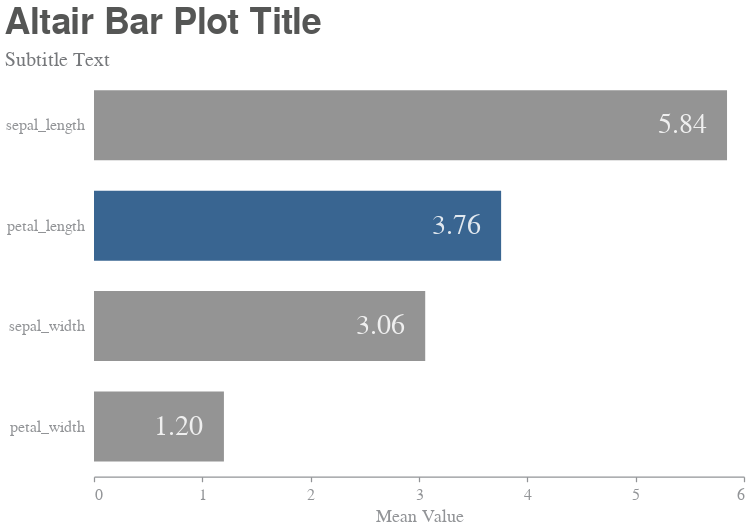

Notebook code for this chart:
### Code cell
# barh
bar_data = pd.DataFrame(df_iris.mean()).reset_index()
bar_data.columns = ["Feature", "Mean_Value"]
# base
base = alt.Chart(bar_data).encode(
    x=alt.X("Mean_Value:Q", title="Mean Value"),
    y=alt.Y("Feature:N", title=None,
            sort = alt.EncodingSortField(
                field="Mean_Value",  
                order="descending")),
    opacity=alt.value(0.85),
)
# bars
bars = base.mark_bar(
    size=70,
).encode(
    color= alt.condition(
        alt.datum.Feature == "petal_length", 
        alt.value(custom_colors["BLUE_1"]),
        alt.value(custom_colors["GRAY_6"]),
    )
)
# text
text = base.mark_text(
    size=28,
    color="white",
    align='center',
    baseline='middle',
    dx=-45,
).encode(
    text=alt.Text('Mean_Value:Q', format=',.2f'),
)
# chart
chart = alt.layer(bars, text).properties(
    title={"text" : "Altair Bar Plot Title",  
           "subtitle" : "Subtitle Text",
           "offset" : 4},
    width=width, height=height,
).configure_axisY(
    domainOpacity=0,
    labelPadding=10,
    tickSize=0,
)
# display
chart.display()

### Figure 1 — Vega-Lite specification as saved in the notebook (floating-point values rounded to 4 significant figures)
{"background": "white", "config": {"axis": {"grid": false, "domainColor": "#929497", "domainWidth": 1.25, "tickColor": "#929497", "tickSize": 5, "tickWidth": 1.25, "tickCount": 6, "titleFont": "Helvetica Neue", "titleColor": "#929497", "titleFontSize": 18, "titleFontWeight": 400, "titlePadding": 5, "labelFont": "Helvetica Neue", "labelColor": "#929497", "labelFontSize": 16, "labelFontWeight": 400, "labelPadding": 5}, "axisX": {"titlePadding": 5}, "axisY": {"titlePadding": 10, "domainOpacity": 0, "labelPadding": 10, "tickSize": 0}, "title": {"font": "Helvetica Neue", "color": "#555655", "fontSize": 36, "fontWeight": 600, "subtitleFont": "Helvetica Neue", "subtitleColor": "#76787B", "subtitleFontSize": 20, "subtitleFontWeight": 400, "subtitlePadding": 8, "anchor": "start", "offset": 14}, "legend": {"titleFont": "Helvetica Neue", "titleColor": "#929497", "titleFontSize": 16, "titleFontWeight": 600, "titlePadding": 5, "labelFont": "Helvetica Neue", "labelColor": "#929497", "labelFontSize": 16, "labelFontWeight": 400, "offset": 20, "padding": 5}, "header": {"titleFont": "Helvetica Neue", "titleColor": "#929497", "titleFontSize": 18, "titleFontWeight": 400, "labelFont": "Helvetica Neue", "labelColor": "#929497", "labelFontSize": 16, "labelFontWeight": 400}, "range": {"category": ["#174A7E", "#0C8040", "#C3514E", "#F79747", "#663399"], "diverging": ["#76787B", "#828282", "#929497", "#A6A6A5", "#BFBEBE"]}, "view": {"stroke": "transparent"}, "circle": {"color": "#174A7E", "size": 100}, "point": {"filled": true}, "bar": {"color": "#174A7E"}, "line": {"color": "#174A7E"}, "text": {"font": "Helvetica Neue", "fontSize": 18, "color": "#76787B"}, "rule": {"size": 1.25, "color": "#929497"}, "area": {"fill": "#174A7E"}}, "layer": [{"mark": {"type": "bar", "size": 70}, "encoding": {"color": {"condition": {"value": "#174A7E", "test": "(datum.Feature === 'petal_length')"}, "value": "#828282"}, "opacity": {"value": 0.85}, "x": {"type": "quantitative", "field": "Mean_Value", "title": "Mean Value"}, "y": {"type": "nominal", "field": "Feature", "sort": {"field": "Mean_Value", "order": "descending"}, "title": null}}}, {"mark": {"type": "text", "align": "center", "baseline": "middle", "color": "white", "dx": -45, "size": 28}, "encoding": {"opacity": {"value": 0.85}, "text": {"type": "quantitative", "field": "Mean_Value", "format": ",.2f"}, "x": {"type": "quantitative", "field": "Mean_Value", "title": "Mean Value"}, "y": {"type": "nominal", "field": "Feature", "sort": {"field": "Mean_Value", "order": "descending"}, "title": null}}}], "data": {"name": "data-53c3bbcd4fc10e21285a9179239aa166"}, "height": 401.7, "title": {"text": "Altair Bar Plot Title", "subtitle": "Subtitle Text", "offset": 4}, "width": 650, "$schema": "https://vega.github.io/schema/vega-lite/v4.8.1.json", "datasets": {"data-53c3bbcd4fc10e21285a9179239aa166": [{"Feature": "sepal_length", "Mean_Value": 5.843}, {"Feature": "sepal_width", "Mean_Value": 3.057}, {"Feature": "petal_length", "Mean_Value": 3.758}, {"Feature": "petal_width", "Mean_Value": 1.199}]}}
